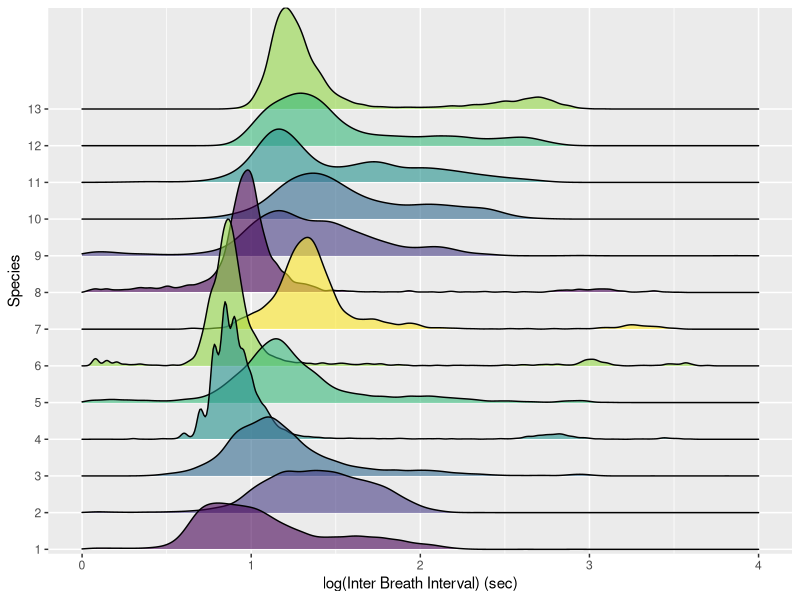
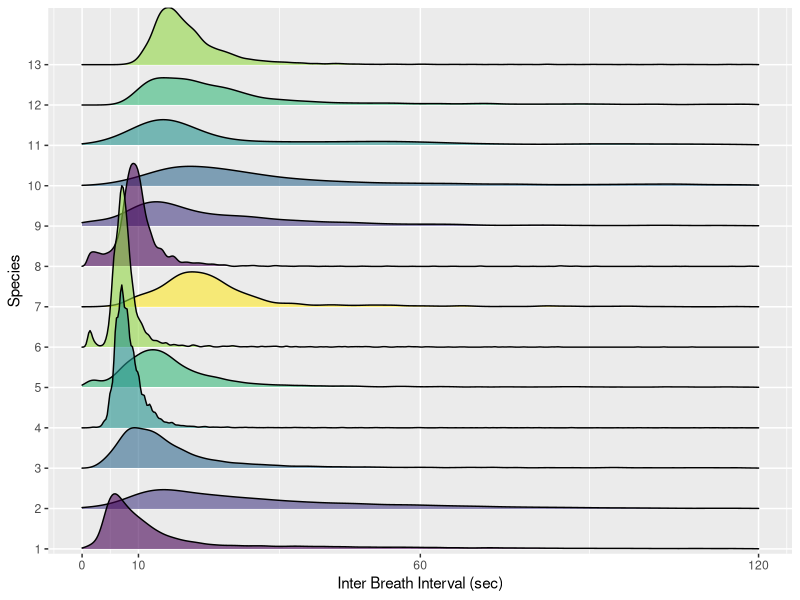
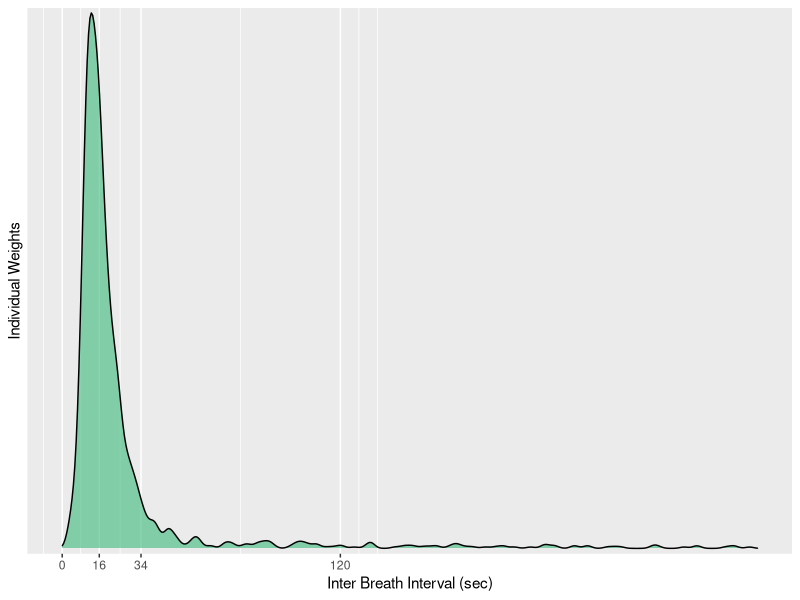

The R source for these figures, in order: (Note: this script raises an error after producing the figures.)
# try ggjoy 
library(ggplot2)
library(ggridges)
library(plyr)

# 
# ggplot(diamonds, aes(x = price, y = cut, fill = cut)) + 
#   geom_joy(scale = 4) + theme_joy() +
#   scale_fill_cyclical(values = c("blue", "green")) +
#   scale_x_continuous(expand = c(0, 0))  +
#   scale_y_discrete(expand = c(0.01, 0))

# load in data
IBI <- read.csv('JoyPlotBreathDatTest_export.csv') 
colnames(IBI) <- c("weight","sppweight","IBI","spp","file","weightfile")

# RBG to Hex for Colormap --  7 species -- CHANGE TO ALL SPP
x <- c("68 1 84",
       "68 58 131",
       "49 104 142",
       "33 145 140",
       "53 183 121",
       "144 215 67",
       "253 231 37")
cmap <- sapply(strsplit(x, " "), function(x)
  rgb(x[1], x[2], x[3], 150, maxColorValue=255))

# IBI versus WEIGHT 
r2<-ddply(IBI, .(weightfile), summarize, mean=mean(IBI))
colnames(r2)<- c("weightfile","IBI")
r1<-ddply(IBI, .(weightfile), summarize, median=median(IBI))
colnames(r1)<- c("weightfile","IBI")

#png('JoyPlot_test.png', width = 8, height = 6, units = "in", res = 300)
#ggplot(IBI, aes(x = log10(IBI), y = as.factor(weightfile), fill = as.factor(spp))) +
# geom_joy(scale = 10) + theme_joy() +
#  scale_fill_cyclical(values = cmap) +  # get values for VERIDIS
# scale_y_discrete(expand = c(0.01, 0)) +   # will generally have to set the `expand` option
# scale_x_continuous(limits = c(0, 4)) +      # for both axes to remove unneeded padding
#  labs(x="log(Inter Breath Interval) (sec)",y="Individual Weights")   
#dev.off()

# IBI$dive = c(2*60,5*60,45*60,20*60,3600,15*60,3600)
r2<-ddply(IBI, .(spp), summarize, mean=mean(IBI))
colnames(r2)<- c("spp","IBI")
r1<-ddply(IBI, .(spp), summarize, median=median(IBI))
colnames(r1)<- c("spp","IBI")
library(prettyR)
r3<-ddply(IBI, .(spp), summarize, mode=Mode(IBI))
colnames(r3)<- c("spp","IBI")
r3$IBI <- as.numeric(r3$IBI)

IBI$spp <- as.factor(IBI$spp)

ggplot(IBI, aes(x = log10(IBI), y = spp, fill = spp, height = ..density..))+
  geom_density_ridges(scale = 4, stat = "density") +
  scale_fill_cyclical(values = cmap) +  # get values for VERIDIS
  scale_y_discrete(expand = c(0.01, 0))+    # will generally have to set the `expand` option
  scale_x_continuous(limits = c(0, 4)) + # for both axes to remove unneeded padding
  #geom_point(data=r2, cex = 2) +
  #geom_point(data=r1, shape = 21, cex = 2) +
  #geom_point(data=r3,shape = 22, cex = 2) +
  labs(x="log(Inter Breath Interval) (sec)",y="Species") 

ggplot(IBI, aes(x = IBI, y = as.factor(spp), fill = as.factor(spp), height = ..density..)) +
  geom_density_ridges(scale = 4, stat = "density") +
  scale_fill_cyclical(values = cmap) +  # get values for VERIDIS
  scale_y_discrete(expand = c(0.01, 0)) +   # will generally have to set the `expand` option
  scale_x_continuous(limits = c(0,120), breaks = c(0,10,60,120)) + # for both axes to remove unneeded padding
  labs(x="Inter Breath Interval (sec)",y="Species")                       

## plot only gm11_248c
gm11_148c <- IBI[which(IBI$file == "59"),]
r2<-ddply(gm11_148c, .(spp), summarize, mean=mean(IBI))
colnames(r2)<- c("spp","IBI")
r1<-ddply(gm11_148c, .(spp), summarize, median=median(IBI))
colnames(r1)<- c("spp","IBI")
library(prettyR)
r3<-ddply(gm11_148c, .(spp), summarize, mode=Mode(IBI))
colnames(r3)<- c("spp","IBI")
r3$IBI <- as.numeric(r3$IBI)

ggplot(gm11_148c, aes(x = (IBI), y = weight, fill = spp, height = ..density..)) +
  geom_density_ridges(scale = 10) +
  scale_fill_cyclical(values = cmap[5]) +  # get values for VERIDIS
  # geom_point(data=r2, cex = 2) +
  scale_y_discrete(expand = c(0.01, 0)) +   # will generally have to set the `expand` option
  scale_x_continuous(limits = c(0, 300),breaks = c(0,16,34,120)) +      # for both axes to remove unneeded padding
  # geom_point(data=r1, shape = 21, cex = 2) +
  # geom_point(data=r3,shape = 22, cex = 2) + 
   labs(x="Inter Breath Interval (sec)",y="Individual Weights")   

# ggplot(gm11_148c, aes(x = log10(IBI), y = as.factor(weight), fill = as.factor(spp))) +
#  geom_joy(scale = 10) + theme_joy() +
#  scale_fill_cyclical(values = cmap[5]) +  # get values for VERIDIS
#  scale_y_discrete(expand = c(0.01, 0)) +   # will generally have to set the `expand` option
#  scale_x_continuous(limits = c(0, 5)) +      # for both axes to remove unneeded padding
#  labs(x="log(Inter Breath Interval) (sec)",y="Individual Weights")   


# load in other lit values
Lit <- read.csv("LitRespData.csv")

RoosEstdist <- data.frame()
for (n in 11:20){
N <- round(Lit$Tag.duration[n]*Lit$Mean[n]) # should be total n 
mean <- Lit$Mean[n]
sd <- Lit$SD[n]
lowerBound <- Lit$Min[n]
upperBound <- Lit$Max[n] 

RoosEstdist$n <- distEst(N,mean,sd,lowerBound,upperBound)
}
